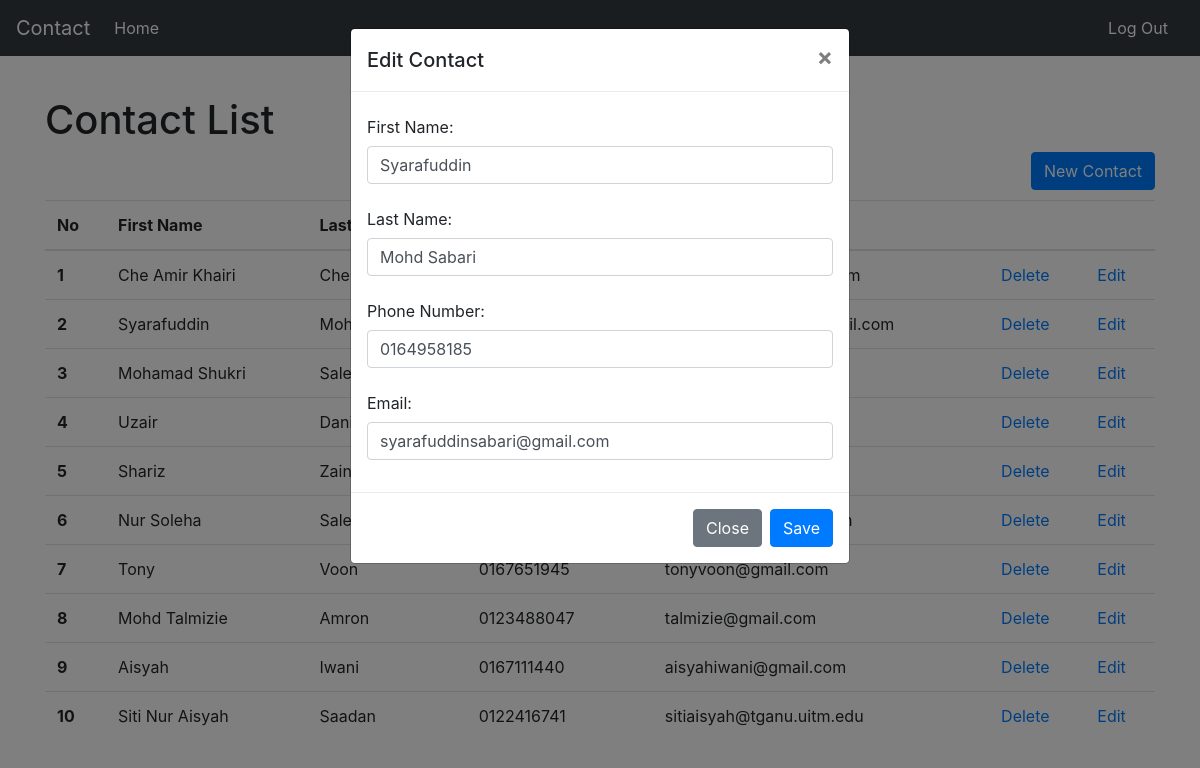
Page /CodeIgniter/main/update_data/10 on the committed database.
### tables this page shows
CREATE TABLE `tbl_contact` (
  `id` int(11) NOT NULL,
  `c_fname` varchar(50) NOT NULL,
  `c_lname` varchar(50) NOT NULL,
  `c_mobileNo` varchar(22) NOT NULL,
  `c_email` varchar(200) NOT NULL
);

### CodeIgniter/application/controllers/main.php (called while the page is built, shortened)
<?php
class Main extends CI_Controller {
    public function __construct() {
        $this->load->helper('url');
        $this->load->model('main_model');
        $this->load->library("pagination");
    }
    public function update_data()
    {
        $config["per_page"] = 10;
        $page = ($this->uri->segment(2)) ? $this->uri->segment(2) : 0;
        $data["links"] = $this->pagination->create_links();
        $user_id = $this->uri->segment(3);
        $this->load->model("main_model");
        $data["user_data"] = $this->main_model->fetch_single_data($user_id);
        $data['fetch_data'] = $this->main_model->get_authors($config["per_page"], $page);
        $this->load->view("main_view", $data);
    }
}

### CodeIgniter/index.php (called while the page is built, shortened)
<?php
require_once BASEPATH.'core/CodeIgniter.php';

### CodeIgniter/application/models/main_model.php (called while the page is built, shortened)
<?php
class Main_model extends CI_Model
{
    protected $table = 'tbl_contact';
    function fetch_single_data($id)
    {
        $this->db->where("id", $id);
        $query = $this->db->get("tbl_contact");
        return $query;
    }
    public function get_authors($limit, $start) {
        $this->db->limit($limit, $start);
        $query = $this->db->get($this->table);
        return $query->result();
    }
}

### CodeIgniter/application/views/main_view.php (the view, shortened to what this page needs)
<!doctype html>
<html lang="en">
  <head>
    <link rel="stylesheet" href="https://maxcdn.bootstrapcdn.com/bootstrap/4.0.0/css/bootstrap.min.css">
  </head>
  <body>
    <nav class="navbar navbar-expand-md navbar-dark bg-dark fixed-top">
      <a class="navbar-brand" href="">Contact</a>
      <div class="collapse navbar-collapse" id="navbarsExampleDefault">
        <ul class="navbar-nav mr-auto">
          <li class="nav-item active">
            <a class="nav-link" href="">Home <span class="sr-only">(current)</span></a>
          </li>
        </ul>
          <a class="nav-link text-white" href="<?php echo base_url(); ?>login/logout">Log Out</a>
      </div>
    </nav>
    <main role="main" class="container">
      <div class="starter-template">
	  	<br><br><br><br>
        <h1>Contact List</h1>
        <button type="button" class="btn btn-primary float-right" data-toggle="modal" data-target="#newContactModal">
          New Contact
        </button><br><br>
        <table class="table text-left">
          <thead>
            <tr>
            <th scope="col">No</th>
            <th scope="col">First Name</th>
            <th scope="col">Last Name</th>
            <th scope="col">Phone Number</th>
            <th scope="col">Email</th>
            <th colspan="2"></th>
            </tr>
          </thead>
          <tbody>
            <?php
            $count = 1;
            if($count > 0)
            {
              foreach($fetch_data as $row)
              {
            ?>
              <tr>
                <th scope="row"><?php echo $count; ?></th>
                <td><?php echo $row->c_fname; ?></td>
                <td><?php echo $row->c_lname; ?></td>
                <td><?php echo $row->c_mobileNo; ?></td>
                <td><?php echo $row->c_email; ?></td>
                <td><a href="#" class="delete_data" id="<?php echo $row->id; ?>">Delete</a></td>
                <td><a href="<?php echo base_url(); ?>main/update_data/<?php echo $row->id; ?>" class="update_data" id="<?php echo $row->id; ?>">Edit</a></td>
              </tr>
            <?php
              $count++;
              }
            }
            else{
            ?>
              <tr>
                  <td>No data found!</td>
              </tr>
            <?php
            }
            ?>
          </tbody>
        </table>
      </div>
    </main>
    <?php
      if(isset($user_data))
      {
        foreach($user_data->result() as $row)
        {
    ?>
    <form method="post" action="<?php echo base_url(); ?>main/form_validation">
      <div class="modal fade" id="editContactModal" tabindex="-1" role="dialog" aria-labelledby="exampleModalLabel" aria-hidden="true">
        <div class="modal-dialog" role="document">
          <div class="modal-content">
            <div class="modal-header">
              <h5 class="modal-title" id="exampleModalLabel">Edit Contact</h5>
              <button type="button" class="close" data-dismiss="modal" aria-label="Close">
                <span aria-hidden="true">&times;</span>
              </button>
            </div>
            <div class="modal-body">
                <div class="form-group">
                  <label for="first-name" class="col-form-label">First Name:</label>
                  <input type="text" class="form-control" name="first_name" value="<?php echo $row->c_fname; ?>" required>
                </div>
                <div class="form-group">
                  <label for="last-name" class="col-form-label">Last Name:</label>
                  <input type="text" class="form-control" name="last_name" value="<?php echo $row->c_lname; ?>" required>
                </div>
                <div class="form-group">
                  <label for="phone" class="col-form-label">Phone Number:</label>
                  <input type="text" class="form-control" name="phone_number" value="<?php echo $row->c_mobileNo; ?>" required>
                </div>
                <div class="form-group">
                  <label for="email" class="col-form-label">Email:</label>
                  <input type="email" class="form-control" name="email" value="<?php echo $row->c_email; ?>" required>
                </div>
            </div>
            <div class="modal-footer">
              <a href="<?php echo base_url(); ?>main" class="btn btn-secondary">Close</a>
              <input type="submit" name="update" value="Save" class="btn btn-primary" />
            </div>
          </div>
        </div>
      </div>
    </form>
    <?php
        }
      }
    ?>
  </body>
</html>

### rows in the picture
tbl_contact: c_fname "Che Amir Khairi", c_lname "Che…"
tbl_contact: c_fname "Syarafuddin", c_lname "Mohd…", first_name "Syarafuddin", last_name "Mohd Sabari", phone_number "0164958185", email "syarafuddinsabari@gmail.com"
tbl_contact: c_fname "Mohamad Shukri", c_lname "Saleh"
tbl_contact: c_fname "Uzair", c_lname "Daniel"
tbl_contact: c_fname "Shariz", c_lname "Zainal"
tbl_contact: c_fname "Nur Soleha", c_lname "Saleh…"
tbl_contact: c_fname "Tony", c_lname "Voon", c_mobileNo "0167651945", c_email "tonyvoon@gmail.com"
tbl_contact: c_fname "Mohd Talmizie", c_lname "Amron", c_mobileNo "0123488047", c_email "talmizie@gmail.com"
tbl_contact: c_fname "Aisyah", c_lname "Iwani", c_mobileNo "0167111440", c_email "aisyahiwani@gmail.com"
tbl_contact: c_fname "Siti Nur Aisyah", c_lname "Saadan", c_mobileNo "0122416741", c_email "sitiaisyah@tganu.uitm.edu"
